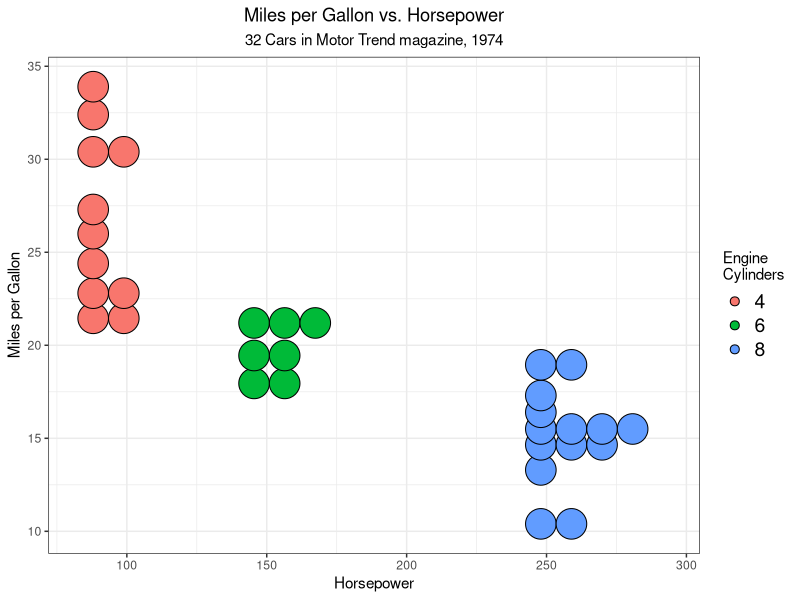

Recreate this plot in R.
library(tidyverse)
ggplot(mtcars,aes(x=hp,y=mpg,fill=factor(cyl)))+
  geom_dotplot(binaxis="y",stackdir="up",position="dodge",dotsize=2.1)+
  theme_bw()+
  labs(title="Miles per Gallon vs. Horsepower",subtitle="32 Cars in Motor Trend magazine, 1974")+
  labs(x="Horsepower",y="Miles per Gallon")+
  scale_fill_discrete(name="Engine\nCylinders")+
  theme(legend.text=element_text(size=14),plot.title=element_text(hjust=0.5))+
  theme(plot.subtitle=element_text(hjust=0.5))